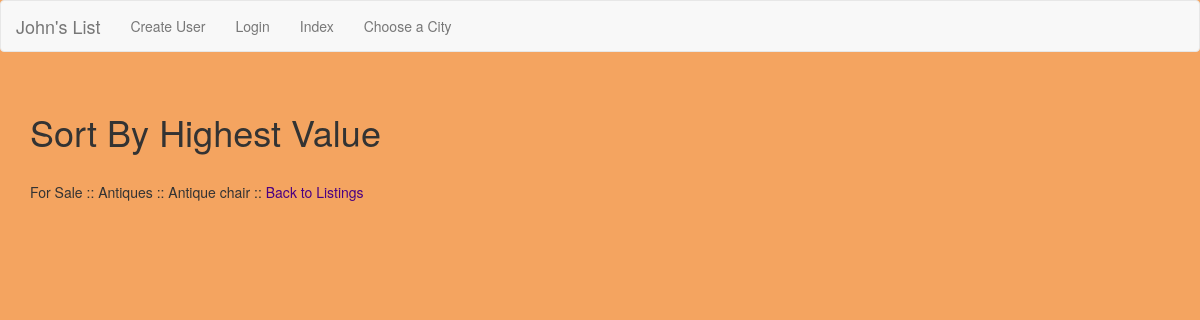
The page /sort_by_highest/1/ on the database as committed earlier.
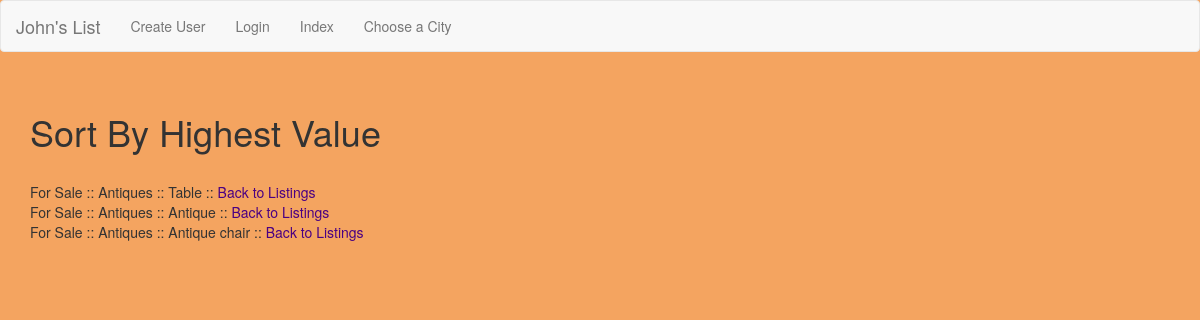
The same page on the database as committed later.
### craigs_list/models.py (models this page shows, shortened)
class Listing(models.Model):
    listing_category = models.ForeignKey(Category)
    listing_subcategory = models.ForeignKey(SubCategory)
    city = models.CharField(max_length=30, choices=CITY_CHOICES, default=GREENVILLE)
    title = models.CharField(max_length=30)
    description = models.TextField()
    value = models.CharField(max_length=30)
    user = models.ForeignKey(User)
    created = models.DateTimeField(auto_now_add=True)
    photo = models.ImageField(upload_to="listing_photos", null=True, blank=True, verbose_name="Listing Photo")
    def __str__(self):
        return self.title

class Category(models.Model):
    name = models.CharField(max_length=30)
    def __str__(self):
        return self.name

class SubCategory(models.Model):
    category = models.ForeignKey(Category, related_name="subcategories")
    subcategory_name = models.CharField(max_length=30)
    def __str__(self):
        return self.subcategory_name

### craigs_list/views.py (the view)
# urls.py: url(r'^sort_by_highest/(?P<pk>\d+)/$', SortByHighestView.as_view(), name='sort_by_highest_view'),
class SortByHighestView(ListView):
    template_name = "sort_by_highest.html"
    def get_queryset(self, **kwargs):
        category_id = self.kwargs.get('pk', None)
        return Listing.objects.filter(listing_subcategory_id=category_id).order_by("-value")

### templates/sort_by_highest.html
{% extends "base.html" %}
{% block content %}
<br>
<h1>Sort By Highest Value</h1>
<br>
  {% for listing in object_list %}
  {{ listing.listing_category}} ::
  {{ listing.listing_subcategory}} ::
  {{ listing }} ::
    <a href="{% url 'subcategory_listing_view' listing.listing_subcategory.pk %}">Back to Listings</a>
    <br>
  {% endfor %}
{% endblock %}

Rows that differ between the two databases and show on the page:
added Listing: listing_category "For Sale", listing_subcategory "Antiques", title "Table"
added Listing: listing_category "For Sale", listing_subcategory "Antiques", title "Antique"
